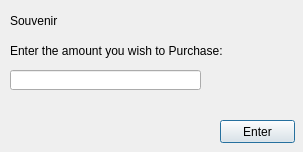
<?xml version="1.0" encoding="UTF-8"?>
<ui version="4.0">
 <class>souvenirsDialog</class>
 <widget class="QDialog" name="souvenirsDialog">
  <property name="geometry">
   <rect>
    <x>0</x>
    <y>0</y>
    <width>303</width>
    <height>152</height>
   </rect>
  </property>
  <property name="windowTitle">
   <string>Dialog</string>
  </property>
  <widget class="QLabel" name="souvenirsLabel">
   <property name="geometry">
    <rect>
     <x>10</x>
     <y>10</y>
     <width>281</width>
     <height>21</height>
    </rect>
   </property>
   <property name="styleSheet">
    <string notr="true">font: 14pt &quot;Arial&quot;;</string>
   </property>
   <property name="text">
    <string>Souvenir</string>
   </property>
  </widget>
  <widget class="QLabel" name="amountLabel">
   <property name="geometry">
    <rect>
     <x>10</x>
     <y>40</y>
     <width>281</width>
     <height>21</height>
    </rect>
   </property>
   <property name="styleSheet">
    <string notr="true">font: 11pt &quot;Arial&quot;;</string>
   </property>
   <property name="text">
    <string>Enter the amount you wish to Purchase: </string>
   </property>
  </widget>
  <widget class="QLineEdit" name="amountLineEdit">
   <property name="geometry">
    <rect>
     <x>10</x>
     <y>70</y>
     <width>191</width>
     <height>20</height>
    </rect>
   </property>
  </widget>
  <widget class="QPushButton" name="enterButton_sd">
   <property name="geometry">
    <rect>
     <x>220</x>
     <y>120</y>
     <width>75</width>
     <height>23</height>
    </rect>
   </property>
   <property name="text">
    <string>Enter</string>
   </property>
  </widget>
 </widget>
 <resources/>
 <connections/>
</ui>
